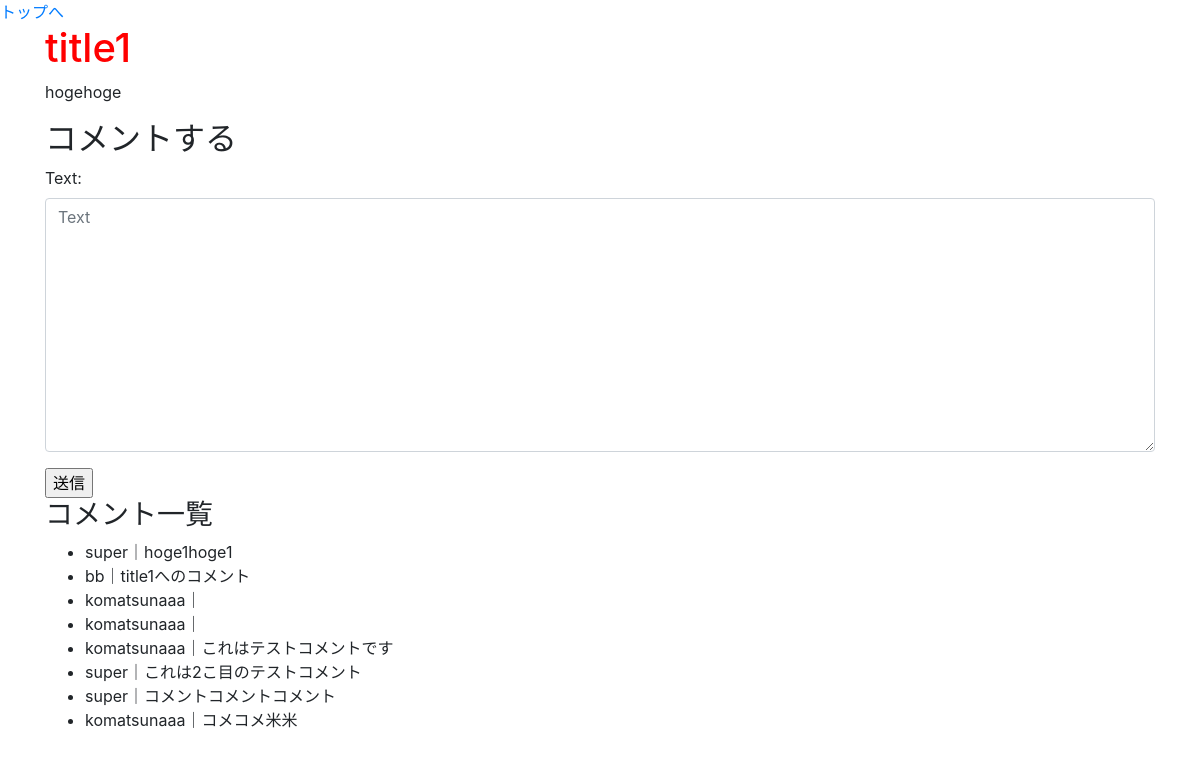
/post/1/ (signed in), run on an earlier commit of the app's database.
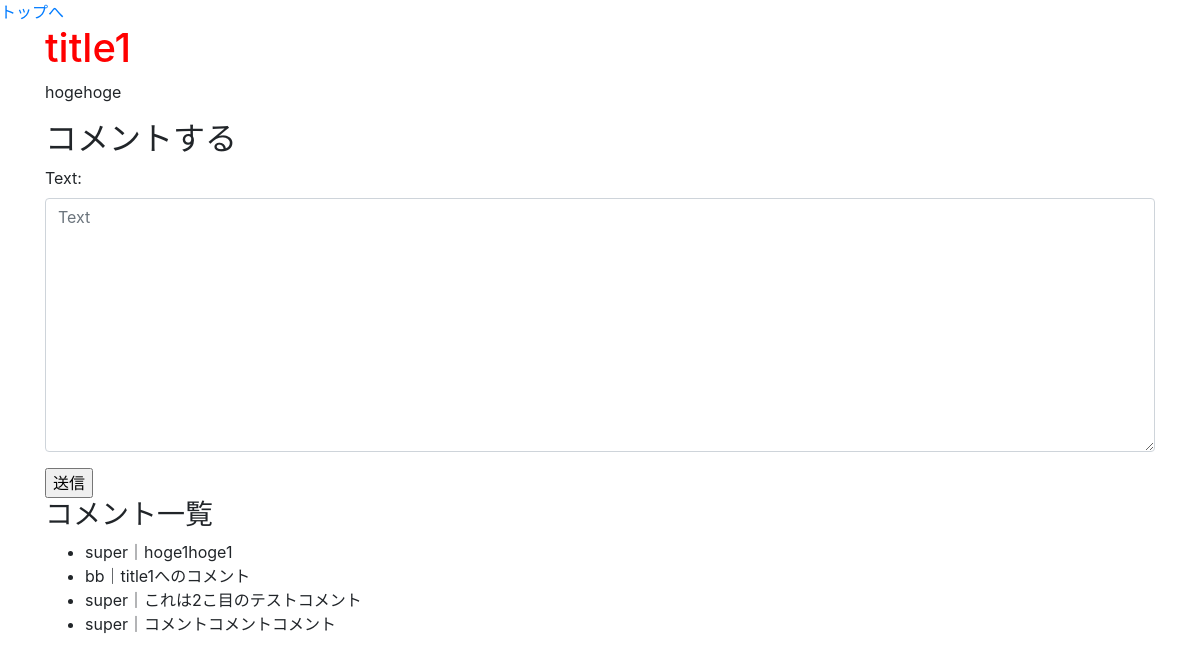
And on a later commit of the database.
### groomings/models.py (models this page shows, shortened)
class Date(models.Model):
    created_at = models.DateTimeField(default=now)
    class Meta:
        abstract = True

class Comment(Date):
    text = models.TextField(null=False, blank=False)
    user = models.ForeignKey(
        'User', on_delete=models.CASCADE, related_name="user_comment"
    )
    post = models.ForeignKey(
        'Post', on_delete=models.CASCADE, related_name="post_comment"
    )
    favorite = models.ManyToManyField(User, related_name="user_favo_comme")
    class Meta:
        db_table = 'comment'

class User(AbstractBaseUser, PermissionsMixin):
    username = models.CharField(max_length=150)
    email = models.EmailField(max_length=255, unique=True)
    point = models.IntegerField(default=50)
    is_active = models.BooleanField(default=True)
    is_staff = models.BooleanField(default=False) # 管理画面にログインできるかどうか
    USERNAME_FIELD = 'email' # このテーブルのレコードを一意に識別
    REQUIRED_FIELDS = ['username'] # スーパーユーザー作成時に入力する(emailとパスワードは必須だからそれ以外で)
    objects = UserManager()

### groomings/views.py (the view, shortened to what this page needs)
# urls.py: path(r'post/<int:post_id>/', views.post_detail, name='post_detail'), # 投稿詳細ページ(<int:post_id>必要)
@login_required
def post_detail(request, post_id):
    post = Post.objects.get(pk=post_id)
    comme_form = forms.CommentForm(request.POST or None)
    comments = post.post_comment.all()
    return render(request, 'groomings/post_detail.html', context={"post": post, "form": comme_form, "comments": comments})

### groomings/forms.py
class CommentForm(BaseForm):
    class Meta:
        model = Comment
        fields =('text',)

### groomings/templates/groomings/post_detail.html (shortened to what this page needs)
{% extends 'groomings/base.html' %}
{% block content %}
    <h1>{{ post.title }}</h1>
    <p>{{ post.text }}</p>
    <h2>コメントする</h2>
    <form method="POST">
        {{ form.as_p }}
        <input type="submit" value="送信">
    </form>
    <h3>コメント一覧</h3>
    <ul>
        {% for comment in comments %}
        <li>{{ comment.user.username }}｜{{ comment.text }}</li>
        {% endfor %}
    </ul>
{% endblock %}

What changed in the data, as far as the page shows it:
removed Comment: user.username "komatsunaaa"
removed Comment: user.username "komatsunaaa"
removed Comment: user.username "komatsunaaa", text "これはテストコメントです"
removed Comment: user.username "komatsunaaa", text "コメコメ米米"
